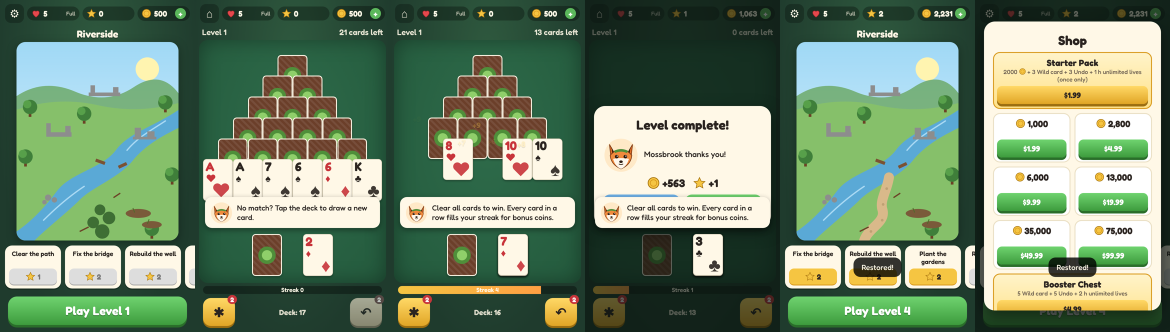
#> input picture mossbrook/qa/sheet.png, 2340 x 664 px (shown at 1/2 size)
$ python slice_sheet.py ../mossbrook/qa/sheet.png ../mossbrook/qa/sheet.png 5
#> lines starting #> are read from the running program, lines starting #| are printed output that depends on the picture
# Cut a 2x2 Canva sheet into 4 transparent item PNGs: slice_sheet.py sheet.png out_prefix start_index
import sys
from collections import deque
from PIL import Image

src, prefix, start = sys.argv[1], sys.argv[2], int(sys.argv[3])
im = Image.open(src).convert('RGBA')
w, h = im.size
#> w = 2340; h = 664
for q in range(4):
    x0, y0 = (q % 2) * w // 2, (q // 2) * h // 2
    t = im.crop((x0, y0, x0 + w // 2, y0 + h // 2))
    px = t.load(); tw, th = t.size
    seen = set(); dq = deque((x, y) for x in range(tw) for y in (0, th - 1))
    dq.extend((x, y) for y in range(th) for x in (0, tw - 1))
    while dq:
        x, y = dq.popleft()
        if (x, y) in seen or not (0 <= x < tw and 0 <= y < th): continue
        seen.add((x, y)); r, g, b, a = px[x, y]
        if min(r, g, b) < 225: continue
        px[x, y] = (r, g, b, 0)
        dq.extend(((x + 1, y), (x - 1, y), (x, y + 1), (x, y - 1)))
    bb = t.getbbox(); t = t.crop(bb); s = max(t.size)
    c = Image.new('RGBA', (s, s)); c.paste(t, ((s - t.size[0]) // 2, (s - t.size[1]) // 2))
    c.resize((92, 92), Image.LANCZOS).save(f'{prefix}_{start + q}.png')
#> this loop made 4 passes
#> pass 1, `t = im.crop((x0, y0, x0 + w // 2, y0 + h // 2))`:
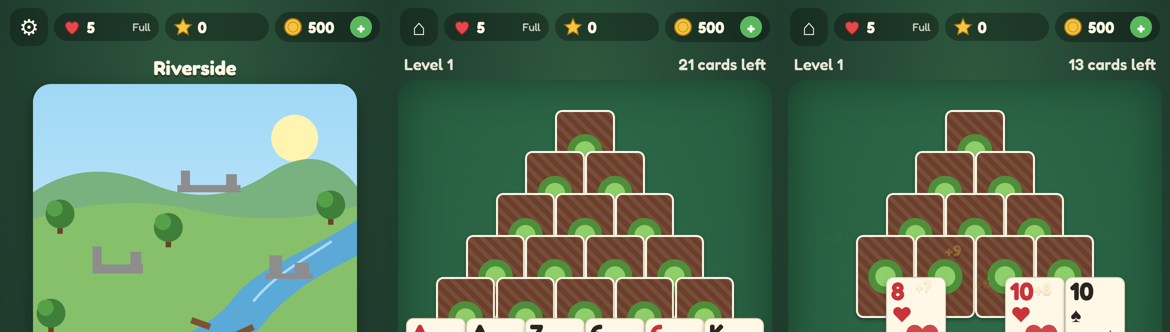
#> t: PIL image 1170x332 RGBA; mean R, G, B, A 83.6, 115.4, 88.5, 255
#> pass 1, `t = t.crop(bb)`:
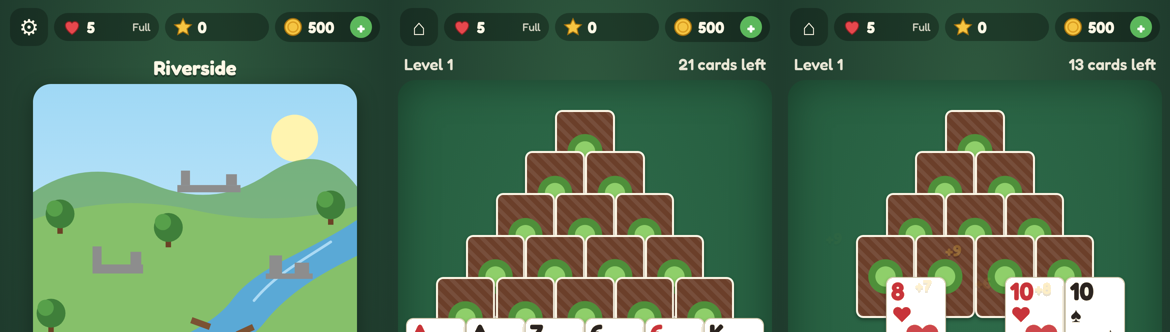
#> t: PIL image 1170x332 RGBA; mean R, G, B, A 83.6, 115.4, 88.5, 247.8; transparent parts drawn white
#> pass 1, `c.resize((92, 92), Image.LANCZOS).save(f'{prefix}_{start + q}.png')`:
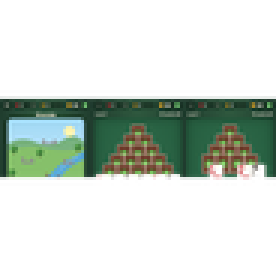
#> saved as sheet.png_5.png: PIL image 92x92 RGBA (shown 3 times larger); mean R, G, B, A 25.1, 34.6, 26.1, 70.4; transparent parts drawn white
#> after the loop:
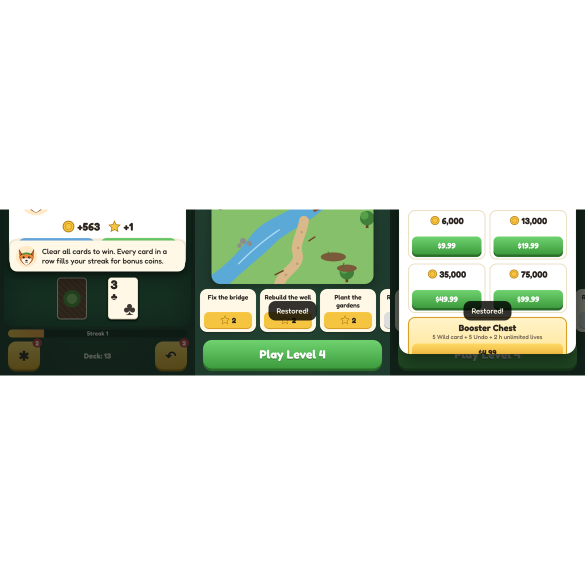
#> c: PIL image 1170x1170 RGBA (shown at 1/2 size); mean R, G, B, A 37.3, 42.7, 33.2, 66; transparent parts drawn white
#> after the loop:
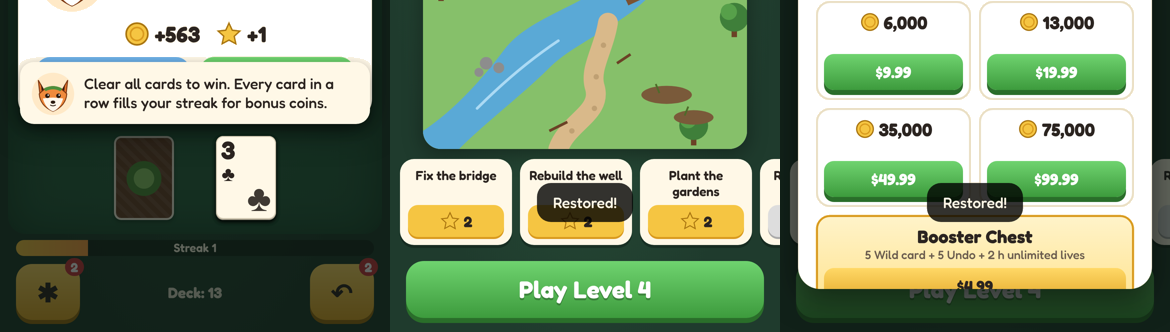
#> t: PIL image 1170x332 RGBA; mean R, G, B, A 131.4, 150.4, 116.9, 232.7; transparent parts drawn white

$ run again, with mossbrook/qa/de-DE-01-welcome.png copied over mossbrook/qa/sheet.png
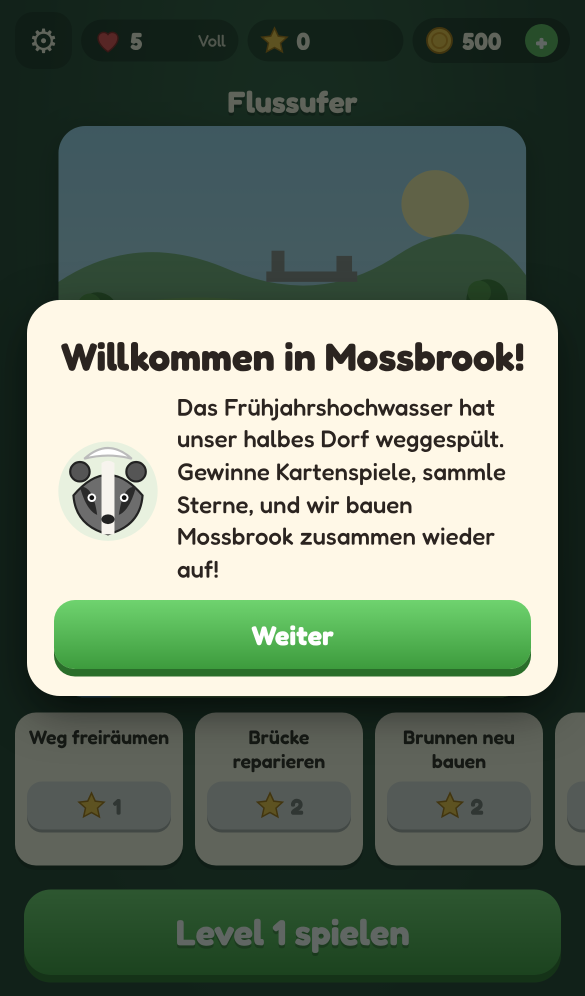
#> input picture mossbrook/qa/de-DE-01-welcome.png, 1170 x 1992 px (shown at 1/2 size)
#> the loop `for q in range(4):` made 4 passes
#> pass 1, `c.resize((92, 92), Image.LANCZOS).save(f'{prefix}_{start + q}.png')`:
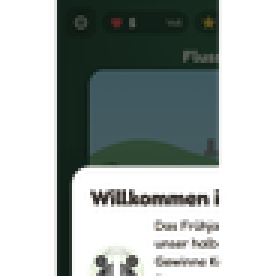
#> saved as sheet.png_5.png: PIL image 92x92 RGBA (shown 3 times larger); mean R, G, B, A 25.6, 33.1, 30.1, 107; transparent parts drawn white
#> after the loop `for q in range(4):`:
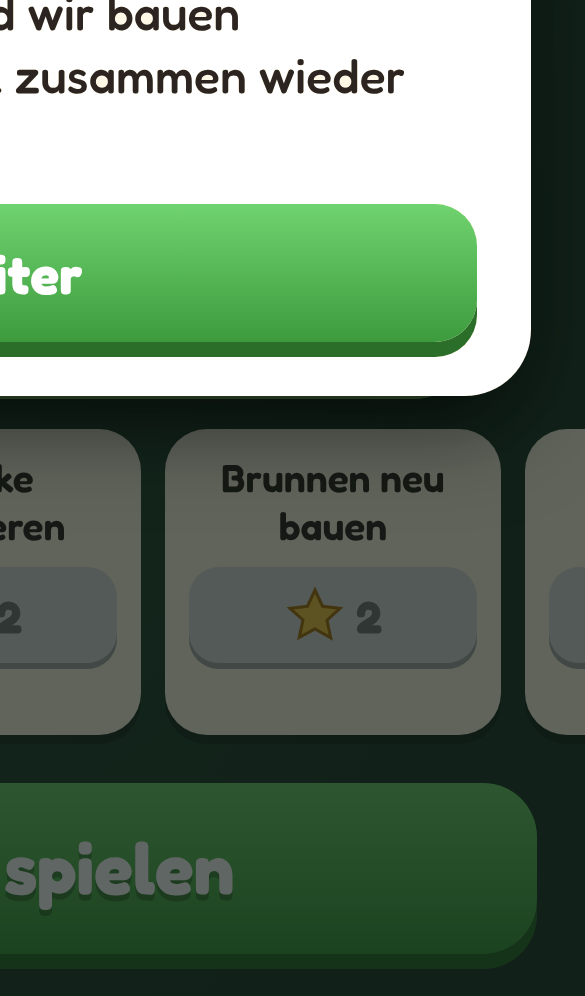
#> t: PIL image 585x996 RGBA; mean R, G, B, A 101.9, 122, 97.5, 199.1; transparent parts drawn white

$ run again, with mossbrook/qa/de-DE-03-level1-start.png copied over mossbrook/qa/sheet.png
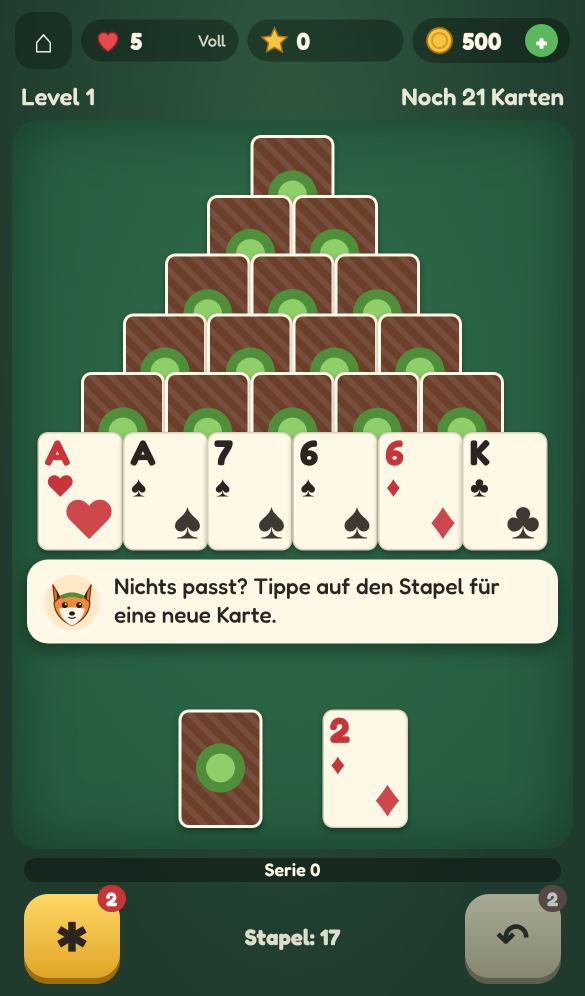
#> input picture mossbrook/qa/de-DE-03-level1-start.png, 1170 x 1992 px (shown at 1/2 size)
#> the loop `for q in range(4):` made 4 passes
#> pass 1, `c.resize((92, 92), Image.LANCZOS).save(f'{prefix}_{start + q}.png')`:
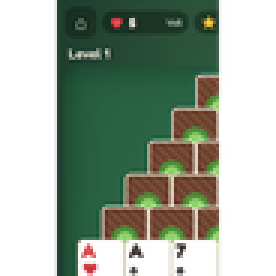
#> saved as sheet.png_5.png: PIL image 92x92 RGBA (shown 3 times larger); mean R, G, B, A 42.9, 55.6, 39.8, 134.9; transparent parts drawn white
#> after the loop `for q in range(4):`:
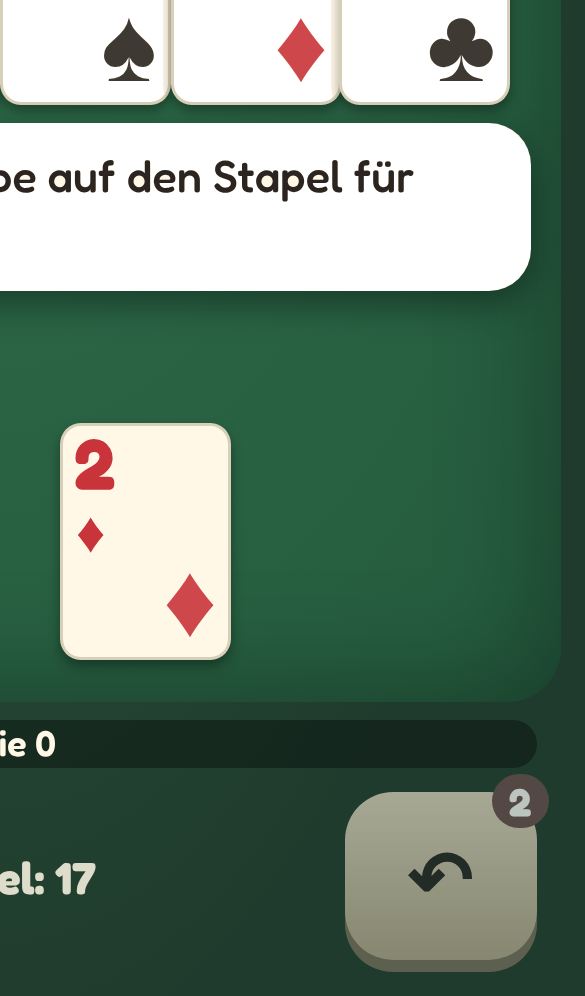
#> t: PIL image 585x996 RGBA; mean R, G, B, A 105.7, 128.8, 108.6, 200; transparent parts drawn white
